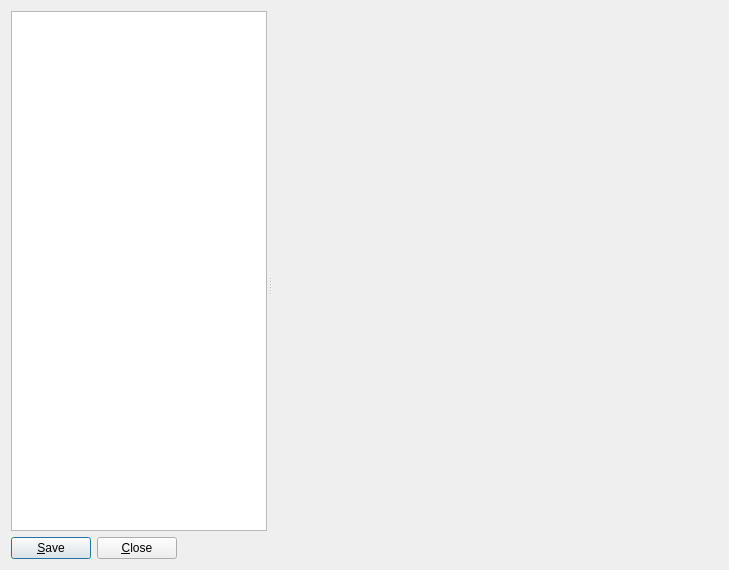
<?xml version="1.0" encoding="UTF-8"?>
<ui version="4.0">
 <class>ComponentDlg</class>
 <widget class="QDialog" name="ComponentDlg">
  <property name="geometry">
   <rect>
    <x>0</x>
    <y>0</y>
    <width>729</width>
    <height>570</height>
   </rect>
  </property>
  <property name="windowTitle">
   <string>Component</string>
  </property>
  <layout class="QGridLayout" name="gridLayout">
   <item row="0" column="0">
    <widget class="QSplitter" name="splitter">
     <property name="orientation">
      <enum>Qt::Horizontal</enum>
     </property>
     <property name="handleWidth">
      <number>6</number>
     </property>
     <widget class="QWidget" name="">
      <layout class="QVBoxLayout" name="verticalLayout">
       <item>
        <widget class="QTreeView" name="view"/>
       </item>
       <item>
        <layout class="QHBoxLayout" name="horizontalLayout">
         <item>
          <widget class="QPushButton" name="savePushButton">
           <property name="text">
            <string>&amp;Save</string>
           </property>
          </widget>
         </item>
         <item>
          <widget class="QPushButton" name="closePushButton">
           <property name="text">
            <string>&amp;Close</string>
           </property>
          </widget>
         </item>
         <item>
          <spacer name="horizontalSpacer">
           <property name="orientation">
            <enum>Qt::Horizontal</enum>
           </property>
           <property name="sizeHint" stdset="0">
            <size>
             <width>20</width>
             <height>20</height>
            </size>
           </property>
          </spacer>
         </item>
        </layout>
       </item>
      </layout>
     </widget>
     <widget class="QFrame" name="frame">
      <property name="sizePolicy">
       <sizepolicy hsizetype="Preferred" vsizetype="Preferred">
        <horstretch>1</horstretch>
        <verstretch>0</verstretch>
       </sizepolicy>
      </property>
      <property name="frameShape">
       <enum>QFrame::NoFrame</enum>
      </property>
      <property name="frameShadow">
       <enum>QFrame::Raised</enum>
      </property>
     </widget>
    </widget>
   </item>
  </layout>
 </widget>
 <resources/>
 <connections/>
</ui>
